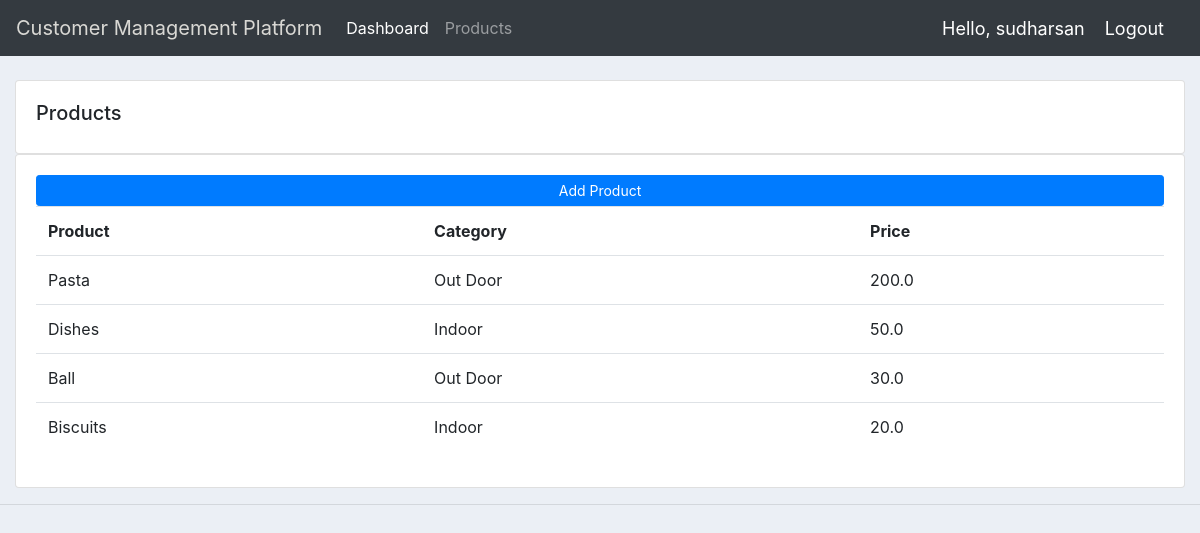
Screenshot of /products/ (signed in) with the database file from the repository.
### accounts/models.py (models this page shows, shortened)
class Product(models.Model):
    CATEGORY = (
            ('Indoor', 'Indoor'),
			('Out Door', 'Out Door'),
			)
    name = models.CharField(max_length=200, null=True)
    price = models.FloatField(null=True)
    category = models.CharField(max_length=200, null=True, choices=CATEGORY)
    description = models.CharField(max_length=200, null=True, blank=True)
    date_created = models.DateTimeField(auto_now_add=True, null=True)
    tag = models.ManyToManyField(Tag)

### accounts/decorators.py (the view)
        def wrapper_func(request, *args, **kwargs):
            group = None
            if request.user.groups.exists():
                group = request.user.groups.all()[0].name
            if group in allowed_roles:
                return view_func(request, *args, **kwargs)
            else:
                return HttpResponse("You are not authorized to view this page!")
            return view_func(request, *args, **kwargs)

### accounts/views.py (called while the page is built)
@login_required(login_url='login')
@allowed_users(allowed_roles=['admin'])
def products(request):
    products = Product.objects.all()
    return render(request, 'accounts/products.html', context = {'products':products})

### accounts/templates/accounts/products.html
{% extends 'accounts/main.html' %}
{% block content %}
<br>
	<div class="row">
		<div class="col-md">
			<div class="card card-body">
				<h5>Products</h5>
			</div>
			<div class="card card-body">
				<a class="btn btn-primary  btn-sm btn-block" href="{% url 'create_product' %}">Add Product</a>
				<table class="table">
					<tr>
						<th>Product</th>
						<th>Category</th>
						<th>Price</th>
					</tr>
					{% for product in products %}
						<tr>
							<td>{{ product.name }}</td>
							<td>{{ product.category }}</td>
							<td>{{ product.price }}</td>
						</tr>
					{% endfor %}
				</table>
			</div>
		</div>
	</div>
{% endblock %}

### accounts/templates/accounts/navbar.html (shortened to what this page needs)
{% load static %}
<nav class="navbar navbar-expand-lg navbar-dark bg-dark">
  <a class="navbar-brand" href="{% url 'home' %}" style="color:#d9d8d4;">Customer Management Platform</a>
  <div class="collapse navbar-collapse" id="navbarNav">
    <ul class="navbar-nav">
      {% if request.user.is_staff %}
        <li class="nav-item active">
          <a class="nav-link" href="{% url 'home' %}">Dashboard</a>
        </li>
        <li class="nav-item">
          <a class="nav-link" href="{% url 'products' %}">Products</a>
        </li>
      {% else %}
      <li class="nav-item">
        <a class="nav-link" href="{% url 'account' %}">Settings</a>
      </li>
      {% endif %}
    </ul>
  </div>
  <span class="hello-msg">Hello, {{request.user}}</span>
 <span ><a  class="hello-msg" href="{% url 'logout' %}">Logout</a></span>
</nav>

### static/css/main.css (style rules this page uses)
body { background-color: #ebeff5; }

### accounts/templates/accounts/navbar.html (style rules this page uses)
.hello-msg { font-size: 18px; color: #fff; margin-right: 20px; }

### rows the page displays
Product: name "Pasta", category "Out Door", price "200.0"
Product: name "Dishes", category "Indoor", price "50.0"
Product: name "Ball", category "Out Door", price "30.0"
Product: name "Biscuits", category "Indoor", price "20.0"

### other values shown
{{ request.user }} "sudharsan"
